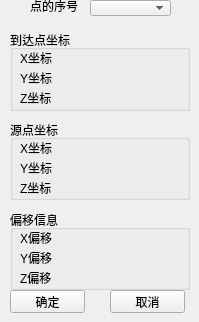
    <widget class="QWidget" name="page_2">
     <property name="contextMenuPolicy">
      <enum>Qt::NoContextMenu</enum>
     </property>
     <widget class="QPushButton" name="pushButton_3">
      <property name="geometry">
       <rect>
        <x>10</x>
        <y>290</y>
        <width>75</width>
        <height>23</height>
       </rect>
      </property>
      <property name="text">
       <string>确定</string>
      </property>
     </widget>
     <widget class="QGroupBox" name="groupBox_3">
      <property name="geometry">
       <rect>
        <x>10</x>
        <y>210</y>
        <width>180</width>
        <height>80</height>
       </rect>
      </property>
      <property name="title">
       <string>偏移信息</string>
      </property>
      <widget class="QLabel" name="label_7">
       <property name="geometry">
        <rect>
         <x>10</x>
         <y>20</y>
         <width>41</width>
         <height>16</height>
        </rect>
       </property>
       <property name="text">
        <string>X偏移</string>
       </property>
      </widget>
      <widget class="QLabel" name="XOffset">
       <property name="geometry">
        <rect>
         <x>60</x>
         <y>20</y>
         <width>111</width>
         <height>16</height>
        </rect>
       </property>
       <property name="text">
        <string/>
       </property>
      </widget>
      <widget class="QLabel" name="YOffset">
       <property name="geometry">
        <rect>
         <x>60</x>
         <y>40</y>
         <width>111</width>
         <height>16</height>
        </rect>
       </property>
       <property name="text">
        <string/>
       </property>
      </widget>
      <widget class="QLabel" name="label_8">
       <property name="geometry">
        <rect>
         <x>10</x>
         <y>40</y>
         <width>41</width>
         <height>16</height>
        </rect>
       </property>
       <property name="text">
        <string>Y偏移</string>
       </property>
      </widget>
      <widget class="QLabel" name="label_9">
       <property name="geometry">
        <rect>
         <x>10</x>
         <y>60</y>
         <width>41</width>
         <height>16</height>
        </rect>
       </property>
       <property name="text">
        <string>Z偏移</string>
       </property>
      </widget>
      <widget class="QLabel" name="ZOffset">
       <property name="geometry">
        <rect>
         <x>60</x>
         <y>60</y>
         <width>111</width>
         <height>16</height>
        </rect>
       </property>
       <property name="text">
        <string/>
       </property>
      </widget>
     </widget>
     <widget class="QGroupBox" name="groupBox">
      <property name="geometry">
       <rect>
        <x>10</x>
        <y>30</y>
        <width>180</width>
        <height>81</height>
       </rect>
      </property>
      <property name="title">
       <string>到达点坐标</string>
      </property>
      <widget class="QLabel" name="label">
       <property name="geometry">
        <rect>
         <x>10</x>
         <y>20</y>
         <width>41</width>
         <height>16</height>
        </rect>
       </property>
       <property name="text">
        <string>X坐标</string>
       </property>
      </widget>
      <widget class="QLabel" name="OneXCoordinate">
       <property name="geometry">
        <rect>
         <x>60</x>
         <y>20</y>
         <width>111</width>
         <height>16</height>
        </rect>
       </property>
       <property name="text">
        <string/>
       </property>
      </widget>
      <widget class="QLabel" name="label_2">
       <property name="geometry">
        <rect>
         <x>10</x>
         <y>40</y>
         <width>41</width>
         <height>16</height>
        </rect>
       </property>
       <property name="text">
        <string>Y坐标</string>
       </property>
      </widget>
      <widget class="QLabel" name="OneYCoordinate">
       <property name="geometry">
        <rect>
         <x>60</x>
         <y>40</y>
         <width>111</width>
         <height>16</height>
        </rect>
       </property>
       <property name="text">
        <string/>
       </property>
      </widget>
      <widget class="QLabel" name="OneZCoordinate">
       <property name="geometry">
        <rect>
         <x>60</x>
         <y>60</y>
         <width>111</width>
         <height>16</height>
        </rect>
       </property>
       <property name="text">
        <string/>
       </property>
      </widget>
      <widget class="QLabel" name="label_3">
       <property name="geometry">
        <rect>
         <x>10</x>
         <y>60</y>
         <width>41</width>
         <height>16</height>
        </rect>
       </property>
       <property name="text">
        <string>Z坐标</string>
       </property>
      </widget>
     </widget>
     <widget class="QGroupBox" name="groupBox_2">
      <property name="geometry">
       <rect>
        <x>10</x>
        <y>120</y>
        <width>180</width>
        <height>80</height>
       </rect>
      </property>
      <property name="title">
       <string>源点坐标</string>
      </property>
      <widget class="QLabel" name="label_4">
       <property name="geometry">
        <rect>
         <x>10</x>
         <y>20</y>
         <width>41</width>
         <height>16</height>
        </rect>
       </property>
       <property name="text">
        <string>X坐标</string>
       </property>
      </widget>
      <widget class="QLabel" name="TwoXCoordinate">
       <property name="geometry">
        <rect>
         <x>60</x>
         <y>20</y>
         <width>111</width>
         <height>16</height>
        </rect>
       </property>
       <property name="text">
        <string/>
       </property>
      </widget>
      <widget class="QLabel" name="TwoYCoordinate">
       <property name="geometry">
        <rect>
         <x>60</x>
         <y>40</y>
         <width>111</width>
         <height>16</height>
        </rect>
       </property>
       <property name="text">
        <string/>
       </property>
      </widget>
      <widget class="QLabel" name="label_5">
       <property name="geometry">
        <rect>
         <x>10</x>
         <y>40</y>
         <width>41</width>
         <height>16</height>
        </rect>
       </property>
       <property name="text">
        <string>Y坐标</string>
       </property>
      </widget>
      <widget class="QLabel" name="label_6">
       <property name="geometry">
        <rect>
         <x>10</x>
         <y>60</y>
         <width>41</width>
         <height>16</height>
        </rect>
       </property>
       <property name="text">
        <string>Z坐标</string>
       </property>
      </widget>
      <widget class="QLabel" name="TwoZCoordinate">
       <property name="geometry">
        <rect>
         <x>60</x>
         <y>60</y>
         <width>111</width>
         <height>16</height>
        </rect>
       </property>
       <property name="text">
        <string/>
       </property>
      </widget>
     </widget>
     <widget class="QPushButton" name="pushButton_4">
      <property name="geometry">
       <rect>
        <x>110</x>
        <y>290</y>
        <width>75</width>
        <height>23</height>
       </rect>
      </property>
      <property name="text">
       <string>取消</string>
      </property>
     </widget>
     <widget class="QComboBox" name="comboBoxPointType">
      <property name="geometry">
       <rect>
        <x>90</x>
        <y>0</y>
        <width>81</width>
        <height>16</height>
       </rect>
      </property>
     </widget>
     <widget class="QLabel" name="label_60">
      <property name="geometry">
       <rect>
        <x>30</x>
        <y>0</y>
        <width>54</width>
        <height>12</height>
       </rect>
      </property>
      <property name="text">
       <string>点的序号</string>
      </property>
     </widget>
    </widget>
